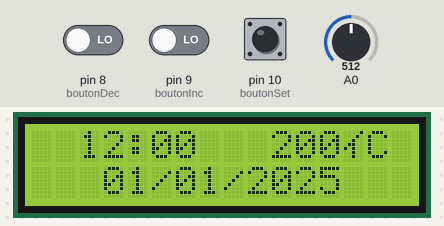
A sketch run on a simulated Arduino Uno, built with avr-gcc and run on an emulated ATmega328P. Parts: 16×2 character LCD. Inputs (shaded band) come from the test bench; at power-on: pin 10 (boutonSet) LOW, A0 = 512, pin 8 (boutonDec) LOW, pin 9 (boutonInc) LOW.

Above: at 4.2 s.
4.3 s: pin 10 (boutonSet) pulled HIGH for 3.2 s
At 5.4 s:
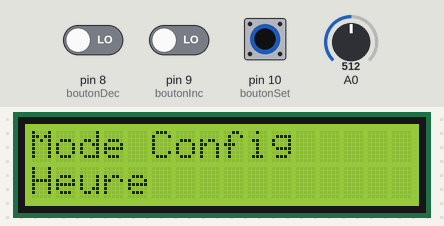
9.9 s: A0 set to 322
At 10.6 s:
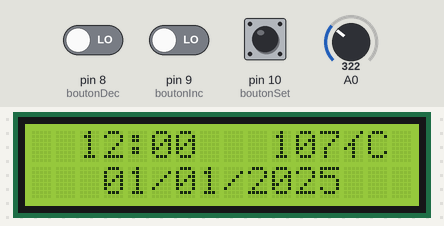
11.4 s: A0 set to 293
At 12.4 s:
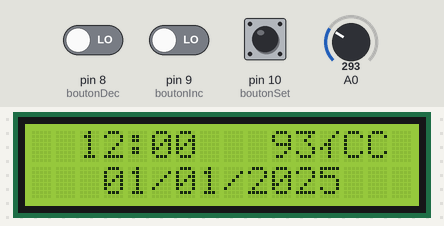
12.9 s: pin 10 (boutonSet) pulled HIGH for 0.15 s
At 14.1 s:
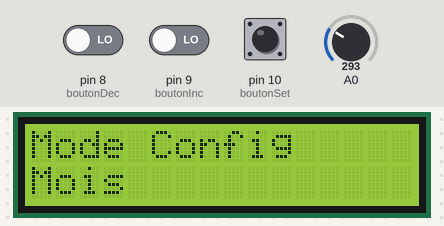
15.8 s: pin 10 (boutonSet) pulled HIGH for 1 s
At 16.9 s:
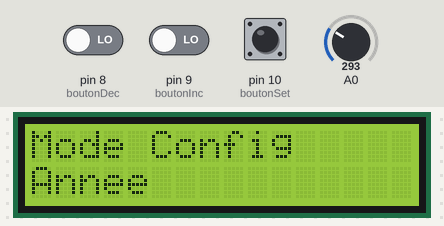
18.6 s: pin 10 (boutonSet) pulled HIGH for 0.15 s
At 19.2 s:
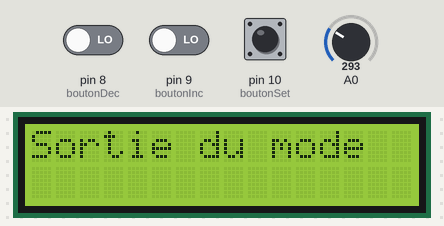
Timing chart, 0 to 21.6 s (numbered marks = the images above; inputs shaded):
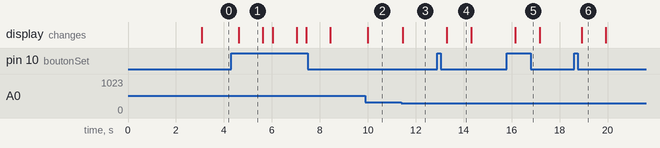

Measured:
- the behaviour switches between 307 and 306 on A0 (found by bisection; images 2 and 3)
- after the input at 4.3 s, the display: changes after 0.32 s (image 1)
- after the input at 9.9 s, the display: changes after 0.10 s (image 2)
- after the input at 11.4 s, the display: changes after 0.05 s (image 3)
- after the input at 12.9 s, the display: changes after 0.40 s (image 4)
- after the input at 15.8 s, the display: changes after 0.36 s (image 5)
- after the input at 18.6 s, the display: changes after 0.31 s (image 6)

The sketch:

projet_n_2_horloge_de_car1.ino
```cpp
/*
## Fonctionnement des boutons ## :
Pour Parametrer l'horloge, on clique sur le bouton SET à gauche.
Premier Clique => Heure
Deuxieme => Minutes
...
Sixième clique => Sortir du mode config.
Quand on sort, on laisse juste l'horloge fonctionner seul. On attend un peu pour constater.
*/

// Librairies
#include <LiquidCrystal.h>

// RS, EN, Db4, Db5, Db6, Db7
LiquidCrystal lcd(7, 6, 4, 3, 2, 1);

// Définition des boutons
const int boutonInc = 9;
const int boutonDec = 8;
const int boutonSet = 10;

// Variables de date et heure
int jour = 1, mois = 1, annee = 2025;
int heures = 12, minutes = 0, secondes = 0;

// Variables de gestion des boutons
int modeEdition = -1; // -1 = Pas en édition, 0 = Heures, 1 = Minutes, 2 = Jour, 3 = Mois, 4 = Année
const char* configElements[5] = {"Heure", "Minutes", "Jour", "Mois", "Annee"};
bool modeConfig = false;  // Mode configuration activé/désactivé

// Variables pour millis()
unsigned long previousMillis = 0;
const long interval = 1000; // 1 seconde

// Nombre de jours par mois
const int joursParMois[12] = {31, 29, 31, 30, 31, 30, 31, 31, 30, 31, 30, 31};

void setup() {
  lcd.begin(16, 2);

  // Configuration des boutons en entrée
  pinMode(boutonInc, INPUT);
  pinMode(boutonDec, INPUT);
  pinMode(boutonSet, INPUT);

  lcd.print("UTB LIGNE 1");
  lcd.setCursor(0, 1);
  lcd.print("ABIDJAN - YAKRO");
  delay(3000);
  lcd.clear();
}

void loop() {
  gererBoutons();

  // On lit la temperature captée
  int sensorValue = analogRead(A0);

  // Logique de mise à jour automatique de l'horloge (si on n'est PAS en mode édition)
  if (modeEdition == -1) {
    unsigned long currentMillis = millis();
    if (currentMillis - previousMillis >= interval) {
      previousMillis = currentMillis;
      secondes++;

      if (secondes >= 60) {
        secondes = 0;
        minutes++;

        if (minutes >= 60) {
          minutes = 0;
          heures++;

          if (heures >= 24) {
            heures = 0;
            jour++;

            if (jour > joursParMois[mois - 1]) {
              jour = 1;
              mois++;

              if (mois > 12) {
                mois = 1;
                annee++;
              }
            }
          }
        }
      }
    }
  }

  // Affichage
  afficherHeure();
  afficherTemperature(sensorValue);
  afficherDate();

  delay(100);
}

// ----- GESTION DES BOUTONS -----
void gererBoutons() {

  if (digitalRead(boutonSet) == HIGH) {

    modeEdition = (modeEdition + 1) % 6; // Change l'élément à modifier (6 = retour au mode normal)
	modeConfig = true;

    if (modeEdition == 5)
    {
      modeEdition = -1; // Sortie du mode édition
      modeConfig = false;
    }
    delay(300);

    lcd.clear();

    if (modeConfig) {
      lcd.setCursor(0, 0);
      lcd.print("Mode Config");
      lcd.setCursor(0, 1);
      lcd.print(configElements[modeEdition]);
      delay(1000);
      lcd.clear();
    }else{
      lcd.setCursor(0, 0);
      lcd.print("Sortie du mode");
      delay(1000);
      lcd.clear();
    }
  }

  if (modeEdition != -1) { // En mode édition, on peut modifier les valeurs
    if (digitalRead(boutonInc) == HIGH) {
      incrementerValeur();
      delay(200);
    }
    if (digitalRead(boutonDec) == HIGH) {
      decrementerValeur();
      delay(200);
    }
  }
}

// ----- INCRÉMENTATION ET DÉCRÉMENTATION -----
void incrementerValeur() {
  switch (modeEdition) {
    case 0: heures = (heures + 1) % 24; break;
    case 1: minutes = (minutes + 1) % 60; break;
    case 2: jour = (jour % joursParMois[mois - 1]) + 1; break;
    case 3: mois = (mois % 12) + 1; break;
    case 4: annee++; break;
  }
}

void decrementerValeur() {
  switch (modeEdition) {
    case 0: heures = (heures - 1 + 24) % 24; break;
    case 1: minutes = (minutes - 1 + 60) % 60; break;
    case 2: jour = (jour - 1 == 0) ? joursParMois[mois - 1] : jour - 1; break;
    case 3: mois = (mois - 1 == 0) ? 12 : mois - 1; break;
    case 4: annee = (annee - 1 < 2020) ? 2020 : annee - 1; break;
  }
}

// ----- AFFICHAGE -----

void afficherHeure() {
  char heure[9];
  sprintf(heure, "%02d:%02d", heures, minutes);
  lcd.setCursor(2, 0);
  lcd.print(heure);
}

void afficherTemperature(int sensor_val) {
  float  temperature = (sensor_val * 5.0 / 1024.0 - 0.5 ) * 100.0;
  lcd.setCursor(10, 0);
  lcd.print(round(temperature));
  lcd.print(char(178));
  lcd.print("C");
}

void afficherDate() {
  char date[11];
  sprintf(date, "%02d/%02d/%04d", jour, mois, annee);
  lcd.setCursor(3, 1);
  lcd.print(date);
}
```
